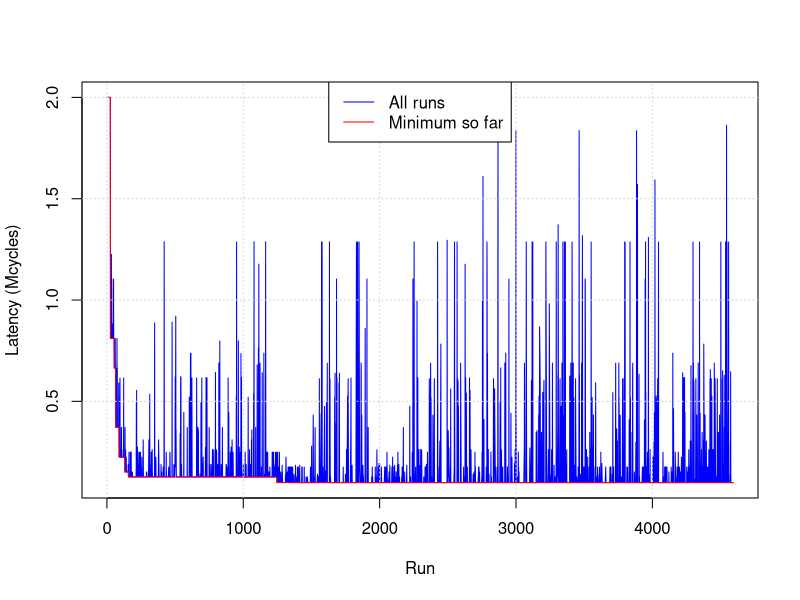
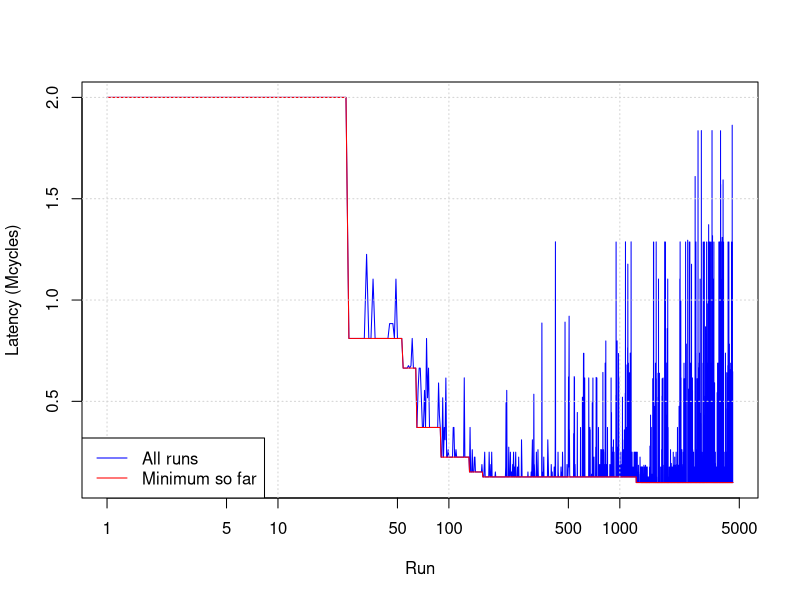

The R script that drew these images, in order:
#!/usr/bin/Rscript
Data = read.csv("20161103_filter_pipeline.csv")
Maximum = 2e6
#Data = Data[1:30, ]
Data = Data[order(Data$id), ]
for (Row in seq_len(nrow(Data)))
{
  Data$Minimum[Row] = min(Data$time[1 : Row])
}
Data$Minimum[Data$Minimum > Maximum] = Maximum
Data$time[Data$time > Maximum] = Data$Minimum[Data$time > Maximum]

pdf(file = "20161103_filter_pipeline.pdf", width = 6 + 2 / 3, height = 4.3)
plot(Data$id, Data$time / 1e6, type = 'l', xlab = "Run", ylab = "Latency (Mcycles)", col = "blue")
#axis(2, axTicks(2), labels = parse(text = paste("10^", trunc(log10(axTicks(2))))), las = 1)
lines(Data$id, Data$Minimum / 1e6, col = "red")
grid()
legend("top", legend = c("All runs", "Minimum so far"), lwd = 1, col = c("blue", "red"), bg = "white")
Dummy = dev.off()

pdf(file = "20161103_filter_pipeline_log.pdf", width = 6 + 2 / 3, height = 4.3)
plot(Data$id, Data$time / 1e6, type = 'l', xlab = "Run", ylab = "Latency (Mcycles)", col = "blue", log = "x")
#axis(2, axTicks(2), labels = parse(text = paste("10^", trunc(log10(axTicks(2))))), las = 1)
lines(Data$id, Data$Minimum / 1e6, col = "red")
grid()
legend("bottomleft", legend = c("All runs", "Minimum so far"), lwd = 1, col = c("blue", "red"), bg = "white")
Dummy = dev.off()

